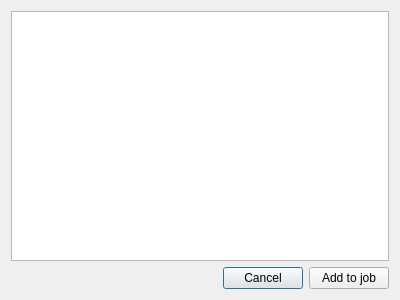
<?xml version="1.0" encoding="UTF-8"?>
<ui version="4.0">
 <class>Dialog</class>
 <widget class="QDialog" name="Dialog">
  <property name="geometry">
   <rect>
    <x>0</x>
    <y>0</y>
    <width>400</width>
    <height>300</height>
   </rect>
  </property>
  <property name="windowTitle">
   <string>Select a job</string>
  </property>
  <layout class="QVBoxLayout" name="verticalLayout" stretch="0,0">
   <property name="sizeConstraint">
    <enum>QLayout::SetMinimumSize</enum>
   </property>
   <item>
    <layout class="QGridLayout" name="gridLayout">
     <property name="sizeConstraint">
      <enum>QLayout::SetMaximumSize</enum>
     </property>
     <property name="topMargin">
      <number>0</number>
     </property>
     <property name="bottomMargin">
      <number>0</number>
     </property>
     <item row="0" column="0">
      <widget class="QListWidget" name="listWidget"/>
     </item>
    </layout>
   </item>
   <item>
    <layout class="QHBoxLayout" name="horizontalLayout" stretch="1,0">
     <property name="sizeConstraint">
      <enum>QLayout::SetMinimumSize</enum>
     </property>
     <item>
      <widget class="QDialogButtonBox" name="buttonBox">
       <property name="orientation">
        <enum>Qt::Horizontal</enum>
       </property>
       <property name="standardButtons">
        <set>QDialogButtonBox::Cancel</set>
       </property>
      </widget>
     </item>
     <item>
      <widget class="QPushButton" name="pushButtonAdd">
       <property name="text">
        <string>Add to job</string>
       </property>
       <property name="icon">
        <iconset>
         <normaloff>../resources/icons/add-library.svg</normaloff>../resources/icons/add-library.svg</iconset>
       </property>
      </widget>
     </item>
    </layout>
   </item>
  </layout>
 </widget>
 <resources/>
 <connections>
  <connection>
   <sender>buttonBox</sender>
   <signal>accepted()</signal>
   <receiver>Dialog</receiver>
   <slot>accept()</slot>
   <hints>
    <hint type="sourcelabel">
     <x>248</x>
     <y>254</y>
    </hint>
    <hint type="destinationlabel">
     <x>157</x>
     <y>274</y>
    </hint>
   </hints>
  </connection>
  <connection>
   <sender>buttonBox</sender>
   <signal>rejected()</signal>
   <receiver>Dialog</receiver>
   <slot>reject()</slot>
   <hints>
    <hint type="sourcelabel">
     <x>316</x>
     <y>260</y>
    </hint>
    <hint type="destinationlabel">
     <x>286</x>
     <y>274</y>
    </hint>
   </hints>
  </connection>
 </connections>
</ui>
